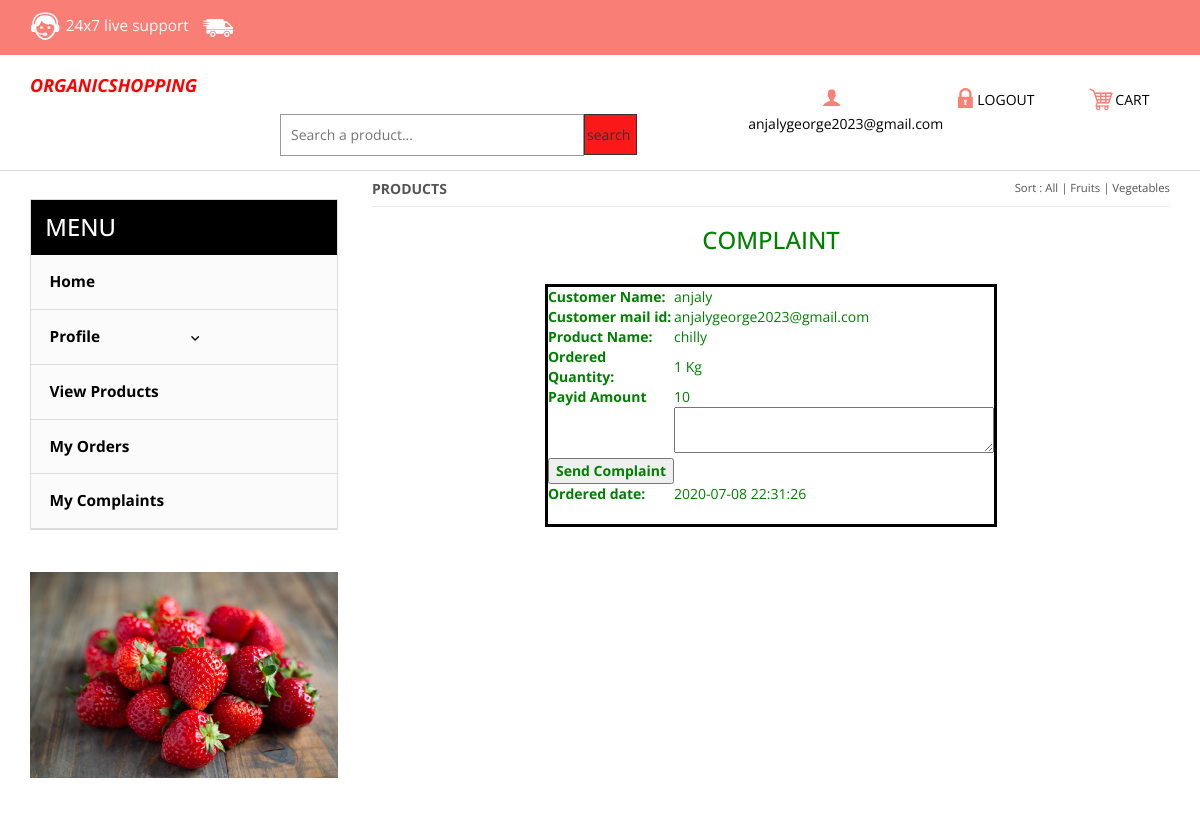
The app's page /add_comp.php?customer_order_id=50 (signed in) with its own data.
### tables this page shows
CREATE TABLE `tbl_customer_order` (
  `customer_order_id` int(10) NOT NULL,
  `email` varchar(30) NOT NULL,
  `stock_product_id` int(10) NOT NULL,
  `delv_adres_id` int(10) NOT NULL,
  `purchase_qty` int(10) NOT NULL,
  `purchase_price` decimal(10,0) NOT NULL,
  `order_date` datetime NOT NULL,
  `delivery_date` date NOT NULL DEFAULT '0000-00-00',
  `status` varchar(15) NOT NULL,
  `otp` varchar(10) NOT NULL
);

CREATE TABLE `tbl_customer_delv_address` (
  `delv_adres_id` int(10) NOT NULL,
  `email` varchar(50) NOT NULL,
  `fname` varchar(40) NOT NULL,
  `Mobile number` varchar(20) NOT NULL,
  `address_line` varchar(50) NOT NULL,
  `landmark` varchar(50) NOT NULL,
  `town_city` varchar(30) NOT NULL,
  `pin_code` varchar(10) NOT NULL,
  `address_type` varchar(10) NOT NULL,
  `status5` varchar(10) NOT NULL
);

CREATE TABLE `tbl_product` (
  `pid` int(11) NOT NULL,
  `rid` int(11) NOT NULL,
  `product_category_id` int(11) NOT NULL,
  `name` varchar(20) NOT NULL,
  `price` varchar(20) NOT NULL,
  `des` text NOT NULL,
  `qunty` float NOT NULL,
  `date` date NOT NULL,
  `image` varchar(20) NOT NULL DEFAULT 'blank.png',
  `picStatus` int(10) NOT NULL
);

### add_comp.php (the view, shortened to what this page needs)
<?php
if(isset($_SESSION['alogin'])){
	$mail=$_SESSION['alogin'];
	$con=mysqli_connect("localhost","root","","organic_shop_db")or die ("Couldnt connect");
?>
<?php
$orderid=$_GET['customer_order_id'];
$disp="select * FROM ((tbl_customer_order INNER JOIN tbl_product on tbl_customer_order.stock_product_id=tbl_product.pid )INNER JOIN tbl_customer_delv_address
 on tbl_customer_order.delv_adres_id=tbl_customer_delv_address.delv_adres_id and tbl_customer_order.email='$mail' and customer_order_id='$orderid')";
$disp_result=mysqli_query($con,$disp);
?>
<!DOCTYPE html>
<html>
<head>
<link href="css/bootstrap.css" rel="stylesheet" type="text/css" media="all" />
<link href="css/style.css" rel="stylesheet" type="text/css" media="all" />
</head>
<body>
<div class="header">
		<div class="top-header">
			<div class="container">
				<div class="top-header-left">
					<ul class="support">
						<li><a href="#"><label> </label></a></li>
						<li><a href="#">24x7 live<span class="live"> support</span></a></li>
					</ul>
					<ul class="support">
						<li class="van"><a href="#"><label> </label></a></li>
					</ul>
					<div class="clearfix"> </div>
				</div>
					<div class="clearfix"> </div>
				</div>
			</div>
		</div>
		<div class="bottom-header">
			<div class="container">
				<div class="header-bottom-left">
					<div class="logo">
						<font size="4"><strong><i> <b><p style="color:red;">ORGANICSHOPPING </p> </b></i></strong></font>
					</div>
					<div class="w3l_search" style="margin-top:5px;margin-left:250px">
									<form action="search_prod_action.php" method="POST">
										<input type="text" name="product" id="product" placeholder="Search a product..." required>
										<input type="submit" name="search" id="search" value="search ">
									</form>
						</div>
					<div class="clearfix"> </div>
				</div>
				<div class="header-bottom-right">
						<div class="account"><a href="seller_profile.php"><span> </span><?php echo $mail?></a></div>
							<ul class="login">
								<li><a href="logout.php"><span> </span>LOGOUT</a></li>
							</ul>
						<div class="cart"><a href="cart_view.php"><span> </span>CART</a></div>
				</div>
				<div class="clearfix"> </div>
			</div>
		</div>
	<div class="container">
	<div class="women-product">
		<div class=" w_content">
			<div class="women">
				<a href="view_products.php"><b><h4>PRODUCTS <span></span> </b></h4></a>
				<ul class="w_nav">
					<li>Sort : </li>
					<li><a class="active" href="view_products.php">All</a></li> |
			     	<li><a  href="view_products_fruit.php">Fruits</a></li> |
			     	<li><a href="view_products_vegetables.php">Vegetables </a></li>
			     </ul>
			     <div class="clearfix"> </div>
			</div>
		</div>
  <div id="pdfdiv">
	<center>
  <div id="pdfdiv">
     <h3 style="color:green;"> COMPLAINT</h3>
	 <form onsubmit="return validateForm()" action="add_complaint_action.php" method="POST" id="update" name="update" >
      <?php
 while($array=mysqli_fetch_array($disp_result))
  {
 ?>
   <table  style="width:40%;border:solid black">
<tr><th>Customer Name:</th><td><?php echo $array['fname'] ?></td></tr>
<tr><th>Customer mail id:</th><td><?php echo $array['email']; ?></td></tr>
<tr><th>Product Name:</th><td><?php echo $array['name']; ?></td></tr>
<tr><th>Ordered Quantity:</th><td><?php echo $array['purchase_qty']." Kg" ?></td></tr>
<tr><th>Payid Amount</th><td><?php echo $array['purchase_price']; ?></td></tr>
<tr><th></th><td><textarea name="complaint" id="complaint" placeholder="Enter your complaint message"  onblur="checkComplaint()"  style="width:320px" required> </textarea></td></tr>
						<tr><th><input type="submit" value="Send Complaint" name="submitd" id="submitd"  ></tr>
<tr><th>Ordered date:</th><td><?php echo $array['order_date'] ?></td></tr>
<tr ><td rowspan="1" colspan="2">&nbsp; </br></td></tr>
       <?php } ?>
      </table>
      </form>
    </center>
</div>
</div>
<div class="sub-cate">
				<div class=" top-nav rsidebar span_1_of_left">
					<h3 class="cate">MENU</h3>
		   <ul class="menu">
		 <ul class="kid-menu">
		<li><a href="seller_home.php"> Home</a></li>
		</ul>
		<li class="item2"><a href="#">Profile<img class="arrow-img " src="images/arrow1.png" alt=""/></a>
		</li>
		<ul class="kid-menu ">
				<li><a href="view_products.php">View Products</a></li>
				<li><a href="customer_view_orders1.php">My Orders</a></li>
				<li><a href="customer_complaints.php">My Complaints</a></li>
			</ul>
	</ul>
					</div>
	   		     		<img class="img-responsive chain" src="images/a.jpg" alt=" " />
			</div>
	<div class="clearfix"> </div>
</body>
</html>
<?php
}
else
{
	header('Location:login.php');
}
?>

### css/style.css (style rules this page uses)
body { background: #fff; font-family: 'Open Sans', sans-serif; }
body a { transition: 0.5s all; -webkit-transition: 0.5s all; -o-transition: 0.5s all; -ms-transition: 0.5s all; -moz-transition: 0.5s all; }
.top-header { background: #F97E76; padding: 0.7em 0; }
.top-header-left { float: left; }
ul.support { padding: 0 1em 0 0em; margin: 0; float: left; }
ul.support li { display: inline-block; }
ul.support li label { background: url(../images/img-sprite.png)-2px -27px; width: 32px; height: 30px; display:inline-block; vertical-align: middle; }
ul.support li.van a label { background-position: -46px -25px; }
ul.support li a { text-decoration:none; font-size: 1.1em; color: #fff; }
.bottom-header { border-bottom: 1px solid #ddd; padding: 0.7em 0 1em; }
.header-bottom-left { float: left; width: 55%; }
.logo { float:left; width: 27%; margin-top:9px; }
.header-bottom-right { float: right; width: 37%; text-align: center; padding-top:1.7em; }
.account,.cart { float:left; width:40%; }
.cart { width:24%; }
.account a span { background: url(../images/img-sprite.png)-117px -30px; width: 26px; height: 26px; display: inline-block; vertical-align: middle; }
.account a,.cart a ,ul.login li a { text-decoration:none; font-size: 1em; color: #000; }
.cart a span { background: url(../images/img-sprite.png) -172px -28px; width: 26px; height: 26px; display: inline-block; vertical-align: middle; }
ul.login { float:left; width:36%; margin:0; }
ul.login li { display:inline-block; }
ul.login li a span { background: url(../images/img-sprite.png) -143px -29px; width: 26px; height: 26px; display: inline-block; vertical-align: middle; }
h3.cate { color: #fff; font-size: 1.7em; padding: 0.6em ; background: #000; margin: 0; }
ul.kid-menu { display: block !important; }
.menu { width: auto; height: auto; padding: 0; list-style: none; margin: 0; background: #FBFBFC; }
ul { padding: 0; list-style: none; }
.menu > li > a { width: 100%; line-height: 3.5em; text-indent: 1.2em; display: block; position: relative; color: #000; font-size: 1.1em; text-decoration:none; border-bottom: 1px solid #ddd; font-weight:700; }
.menu ul li a { width: 100%; display: block; position: relative; font-size:1.1em; font-weight: 400; color: #000; text-decoration:none; border-bottom: 1px solid #ddd; font-weight:700; line-height: 3.5em; text-indent: 1.2em; }
.menu ul.kid-menu li a { border-bottom: none; }
ul.kid-menu { padding: 0; margin: 0; }
ul.kid-menu li { list-style: none; border-bottom: 1px solid #ddd; }
.arrow-img { padding: 0em 0em 0 6.5em; }
.sub-cate,.slide-grid { float: left; }
.top-nav { border: 1px solid #ddd; }
.sub-cate { width: 27%; margin: 2em 2em 0 0; }
.chain { margin: 0 auto; padding: 3em 0; }
.women-product,.account_grid,.register,.single_top,.main { width: 70%; float: right; }
.women { text-align: left; border-bottom: 1px solid #ebebeb; }
.women h4 { float:left; font-size:1em; text-transform:uppercase; color: #333333; }
.women h4 { color:#555555; }
.w_nav { float:right; color:#555555; font-size:0.8125em; padding:0.8em 0 0; list-style:none; margin: 0 }
.w_nav li { display: inline-block; }
.w_nav li a { display: block; color:#555555; text-transform:capitalize; }
@media (max-width:1280px) { .arrow-img { padding: 0em 0em 0 5.5em; } }

### add_comp.php (style rules this page uses)
.w3l_search { float: left; width: 57%; margin:.1em 0 0em 10em; }
.w3l_search input[type="text"] { outline: none; padding: 10px; color: #212121; font-size: 14px; width: 85%; background: #fff; border: 1px solid #999; float: left; }
.w3l_search input[type="submit"] { outline: none; padding: 10px 0 9px; width: 15%; border: 1px solid; position: relative; background: #FA1818; }
#pdfdiv { color:green; }

### records on screen
tbl_customer_order: delv_adres.fname "anjaly", delv_adres.email "anjalygeorge2023@gmail.com", stock_product.name "chilly", purchase_qty "1", purchase_price "10", order_date "2020-07-08 22:31:26"

### other values on screen
$mail "anjalygeorge2023@gmail.com"
